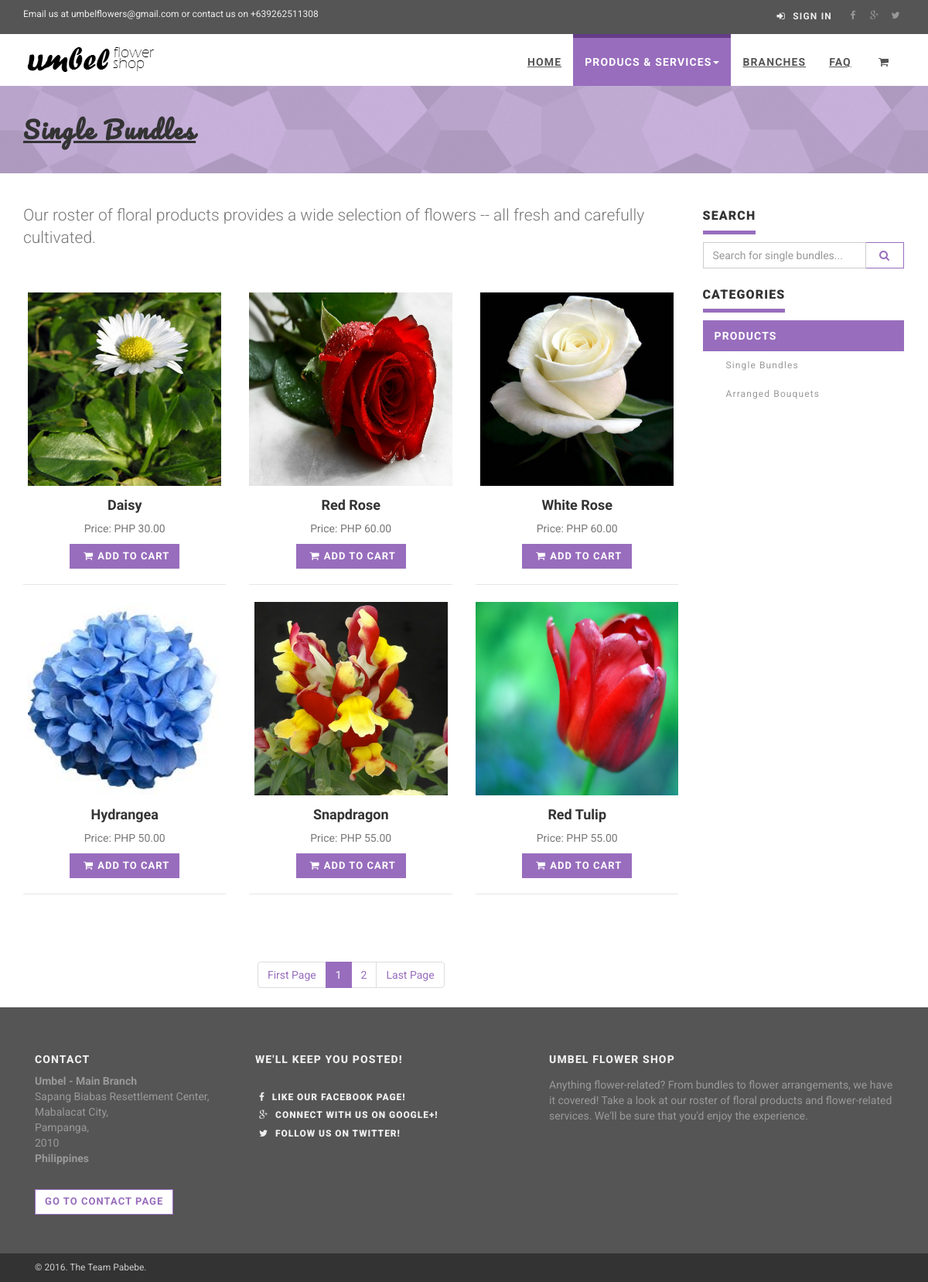
Page /singles.php on the committed database.
### tables this page shows
CREATE TABLE `product` (
  `p_ID` varchar(10) NOT NULL,
  `p_name` varchar(40) NOT NULL,
  `p_desc` text,
  `p_img` longblob,
  `p_price` int(10) NOT NULL,
  `p_stock` int(10) NOT NULL,
  `p_status` varchar(20) NOT NULL
);

CREATE TABLE `branch` (
  `b_ID` varchar(10) NOT NULL,
  `b_name` varchar(40) NOT NULL,
  `b_stradd` varchar(250) NOT NULL,
  `b_city` varchar(100) NOT NULL,
  `b_province` varchar(100) NOT NULL,
  `b_zip` varchar(20) NOT NULL,
  `b_contact` varchar(30) NOT NULL,
  `b_img` longblob,
  `b_lat` float NOT NULL,
  `b_long` float NOT NULL,
  `b_status` varchar(40) DEFAULT NULL
);

### singles.php (the view, shortened to what this page needs)
<?php
include('functions/connect.php');
?>
<!DOCTYPE html>
<html lang="en">
<head>
    <link rel="stylesheet" href="css/font-awesome.css">
    <link rel="stylesheet" href="css/bootstrap.min.css">
    <link href="css/animate.css" rel="stylesheet">
    <link href="css/style.violet.css" rel="stylesheet" id="theme-stylesheet">
    <link href="css/custom.css" rel="stylesheet">
</head>
<body>
    <div id="all">
        <header>
		   <div id="top">
                <div class="container">
                    <div class="row">
                        <div class="col-xs-5 contact">
                            <p class="hidden-sm hidden-xs">Email us at umbelflowers@gmail.com or contact us on +639262511308</p>
                        </div>
                        <div class="col-xs-7">
                            <div class="social">
                                <a href="https://www.facebook.com/Umbel-Flower-Shop-574858816011441" class="external facebook" data-animate-hover="pulse"><i class="fa fa-facebook"></i></a>
                                <a href="https://plus.google.com/100020032545980242873" class="external gplus" data-animate-hover="pulse"><i class="fa fa-google-plus"></i></a>
                                <a href="https://twitter.com/UmbelFlowers" class="external twitter" data-animate-hover="pulse"><i class="fa fa-twitter"></i></a>
                            </div>
                            <div class="login">
                                <a href="#" data-toggle="modal" data-target="#login-modal"><i class="fa fa-sign-in"></i> Sign In</a>
                            </div>
                        </div>
                    </div>
                </div>
            </div>
            <div class="navbar-affixed-top" data-spy="affix" data-offset-top="200">
                <div class="navbar navbar-default yamm" role="navigation" id="navbar">
                    <div class="container">
                        <div class="navbar-header">
                            <a class="navbar-brand home" href="index.php">
                                <img src="img/logo.png" alt="Umbel logo" class="hidden-xs hidden-sm">
                            </a>
                        </div>
                        <div class="navbar-collapse collapse" id="navigation">
                            <ul class="nav navbar-nav navbar-right">
                                <li class="dropdown">
                                    <a href="index.php">Home</a>
                                </li>
                                <li class="dropdown use-yamm yamm-fw active">
                                    <a href="#" class="dropdown-toggle" data-toggle="dropdown">Producs & Services<b class="caret"></b></a>
                                </li>
                                <li>
                                    <a href="branches.php">Branches</a>
                                </li>
                                <li>
                                    <a href="faq.php">FAQ</a>
                                </li>
                                <li>
                                    <a href="cart.php"><i class="fa fa-shopping-cart"></i></a>
                                </li>
                            </ul>
                        </div>
                    </div>
                </div>
			</div>
            </div>
        <div id="heading-breadcrumbs">
            <div class="container">
                <div class="row">
                    <div class="col-md-7">
                        <h1 style="font-family: 'Pacifico', Helvetica, sans-serif;"><u>Single Bundles</u></h1>
                    </div>
                </div>
            </div>
        </div>
		  <div id="content">
            <div class="container">
                <div class="row">
                    <div class="col-sm-9">
                        <p class="text-muted lead">Our roster of floral products provides a wide selection of flowers -- all fresh and carefully cultivated.</p>
                        <div class="row products">
                        <?php
                            $per_page=6;
                            if(isset($_GET['page'])){
                                $page=$_GET['page'];
                            } else {
                                $page=1;
                            }
                            $start_from=($page-1)*$per_page;
                            if(isset($_GET['searchProd']) && !empty($_GET['searchProd'])){
                                $name = $_GET['searchProd'];
                                $query="SELECT * FROM product WHERE p_status!='Archived' AND p_name LIKE '%$name%' LIMIT $start_from, $per_page";
                            } else {
                                $query="SELECT * FROM product WHERE p_status!='Archived' LIMIT $start_from, $per_page";
                            }
                        $queryecho=mysqli_query($con, $query);
                        if(mysqli_num_rows($queryecho) > 0){
                            while($row1=mysqli_fetch_array($queryecho)){
                        ?>
                            <div class="col-md-4 col-sm-6" style = "height: 400px;">
                            <div class="product">
                            <div class="box-image">
                                <div class="image">
                                    <?php
                                    if($row1['p_img'] != "uploads/"){
                                    ?>
                                    <center><img src="<?php echo $row1['p_img'];?>" alt="" class="img-responsive" style="height:250px;"></center>
                                    <?php
                                    } else {
                                    ?>
                                    <center><img src="img/noimg.jpg" alt="" class="img-responsive" style="height:250px;"></center>
                                    <?php
                                    }
                                    ?>
                                </div>
                            </div>
                                    <div>
                                        <h4 style="font-family:'Comfortaa', Helvetica, sans-serif;"><b><?php echo $row1['p_name']; ?></b></h4>
                                        <p class="text-muted">Price: <?php echo "PHP " . $row1['p_price'] . ".00"; ?></p>
                                        <a href="cart.php?id=<?php echo $row1['p_ID'];?>" class="btn btn-template-primary btn-small"><i class="fa fa-shopping-cart"></i>Add to cart</a>
                                        <br>
                                        <br>
                                    </div>
                                 </div>
                            </div>
                        <?php
                        }
                    }
                ?>
                        </div>
                        <br>
                        <br>
                        <br>
                        <div class="pages">
                            <?php
                            if(isset($_GET['searchProd'])){
                                $queryPage="SELECT * FROM product WHERE p_status!='Archived' AND p_name LIKE '%$name%'";
                            } else {
                                $queryPage="SELECT * FROM product WHERE p_status!='Archived'";
                            }
                            $checkRes=mysqli_query($con, $queryPage);
                            $total_records=mysqli_num_rows($checkRes);
                            $total_pages = ceil($total_records/$per_page);
                            ?>
                            <ul class="pagination">
                                <li><a href="singles.php?page=1">First Page</a>
                                </li>
                                <?php
                                for($i=1; $i<=$total_pages;$i++){
                                    if($i == $page){
                                ?>
                                <li class="active"><a href="singles.php?page=<?php echo $i;?>"><?php echo $i; ?></a>
                                </li>
                                <?php
                            }
                                    else{
                                ?>
                                <li><a href="singles.php?page=<?php echo $i;?>"><?php echo $i; ?></a>
                                </li>
                                <?php
                                    }
                                }
                                ?>
                                <li><a href="singles.php?page=<?php echo $total_pages;?>">Last Page</a>
                                </li>
                            </ul>
                        </div>
                    </div>
                    <div class="col-sm-3">
						<div class="panel panel-default sidebar-menu">
					        <div class="panel-heading">
                                <h3 class="panel-title">Search</h3>
                            </div>
                            <div class="panel-body">
                                <form role="search">
                                    <div class="input-group">
                                        <input type="text" class="form-control" placeholder="Search for single bundles..." name= 'searchProd'>
                                        <span class="input-group-btn">
										<button type="submit" class="btn btn-template-main"><i class="fa fa-search"></i></button>
										</span>
                                    </div>
                                </form>
                            </div>
							<br />
                            <div class="panel-heading">
                                <h3 class="panel-title">Categories</h3>
                            </div>
                            <div class="panel-body">
                                <ul class="nav nav-pills nav-stacked category-menu">
                                    <li class="active">
                                        <a href="#">Products</a>
                                        <ul>
											<li><a href="singles.php">Single Bundles</a>
                                            </li>
                                            <li><a href="bouquets.php">Arranged Bouquets</a>
                                            </li>
                                        </ul>
                                    </li>
                                </ul>
                            </div>
                        </div>
                    </div>
                </div>
            </div>
        </div>
          <footer id="footer">
            <div class="container">
                <div class="col-md-3 col-sm-6">
                    <h4>Contact</h4>
					<?php
					$sql="SELECT * FROM branch WHERE b_id= '0000'";
					$result=(mysqli_query($con, $sql));
					$row=mysqli_fetch_assoc($result);
					?>
                    <p><strong><?php echo $row['b_name'];?></strong>
                        <br><?php echo $row['b_stradd'] . ","; ?>
                        <br><?php echo $row['b_city'] . ","; ?>
                        <br><?php echo $row['b_province'] . ","; ?>
                        <br><?php echo $row['b_zip'];?>
						<br>
                        <strong>Philippines</strong>
                    </p>
					<br>
                    <a href="faq.php#cont" class="btn btn-small btn-template-main">Go to contact page</a>
                </div>
				                <div class="col-md-4 col-sm-6">
                    <h4>We'll keep you posted!</h4>
					<br />
                <div class="blog-entries">
                    <div class="blog-entries">
                        <div class="item same-height-row clearfix">
                            <div class="name same-height-always">
                                <h5><a href="https://www.facebook.com/Umbel-Flower-Shop-574858816011441"><i class="fa fa-facebook"></i> Like our Facebook page!</a></h5>
                            </div>
                        </div>
                    </div>
                    <div class="blog-entries">
                        <div class="item same-height-row clearfix">
                            <div class="name same-height-always">
                                <h5><a href="https://plus.google.com/100020032545980242873"><i class="fa fa-google-plus"></i> Connect with us on Google+!</a></h5>
                            </div>
                        </div>
                    </div>
                    <div class="blog-entries">
                        <div class="item same-height-row clearfix">
                            <div class="name same-height-always">
                                <h5><a href="https://twitter.com/UmbelFlowers"><i class="fa fa-twitter"></i> Follow us on Twitter!</a></h5>
                            </div>
                        </div>
                    </div>
                </div>
                </div>
				<div class="col-md-5  col-sm-6">
                    <h4>Umbel Flower Shop</h4>
                    <div class="blog-entries">
                        <div class="item same-height-row clearfix">
                            <div class="name same-height-always">
                                <p>Anything flower-related? From bundles to flower arrangements, we have it covered! Take a look at our roster of floral products and flower-related services. We'll be sure that you'd enjoy the experience.</p>
                            </div>
                        </div>
                    </div>
                </div>
            </div>
        </footer>
        <div id="copyright">
            <div class="container">
                <div class="col-md-12">
                    <p class="pull-left">&copy; 2016. The Team Pabebe.</p>
                </div>
            </div>
        </div>
</body>
</html>

### rows in the picture
product: p_img (picture), p_name "Daisy", p_price "30"
product: p_img (picture), p_name "Red Rose", p_price "60"
product: p_img (picture), p_name "White Rose", p_price "60"
product: p_img (picture), p_name "Hydrangea", p_price "50"
product: p_img (picture), p_name "Snapdragon", p_price "55"
product: p_img (picture), p_name "Red Tulip", p_price "55"
branch: b_name "Umbel - Main Branch", b_stradd "Sapang Biabas Resettlement Center", b_city "Mabalacat City", b_province "Pampanga", b_zip "2010"
